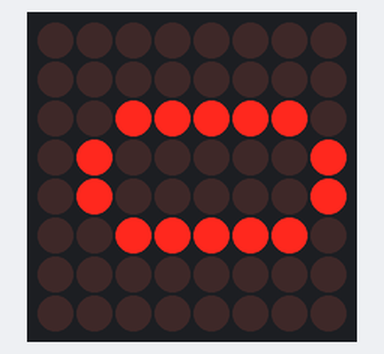
The sketch below on a simulated Arduino Uno, built with avr-gcc and run on an emulated ATmega328P. On the bench: 8×8 LED matrix.

Above: at 3.2 s.

The sketch:

test_matrix_led.ino
```cpp
#include "LedControl.h"


#define     DATA_PIN     10
#define     CS_PIN       11
#define     CLK_PIN      12

LedControl lc = LedControl(DATA_PIN, CLK_PIN, CS_PIN, 1);

void setup() {

  lc.shutdown(0, false);
  delay(1000);
  lc.shutdown(0, false);
  delay(1000);
  lc.clearDisplay(0);
  delay(1000);
  lc.setIntensity(0,1);
  delay(100);
}

void loop() {
  byte N0[8] = {B00000000, B00000000, B00111110, B01000001,
                  B01000001, B00111110, B00000000, B00000000
                 };
  int tela = 0;
  lc.setRow(tela, 0, N0[0]);
  lc.setRow(tela, 1, N0[1]);
  lc.setRow(tela, 2, N0[2]);
  lc.setRow(tela, 3, N0[3]);
  lc.setRow(tela, 4, N0[4]);
  lc.setRow(tela, 5, N0[5]);
  lc.setRow(tela, 6, N0[6]);
  lc.setRow(tela, 7, N0[7]);
  delay(1000);
}
```
